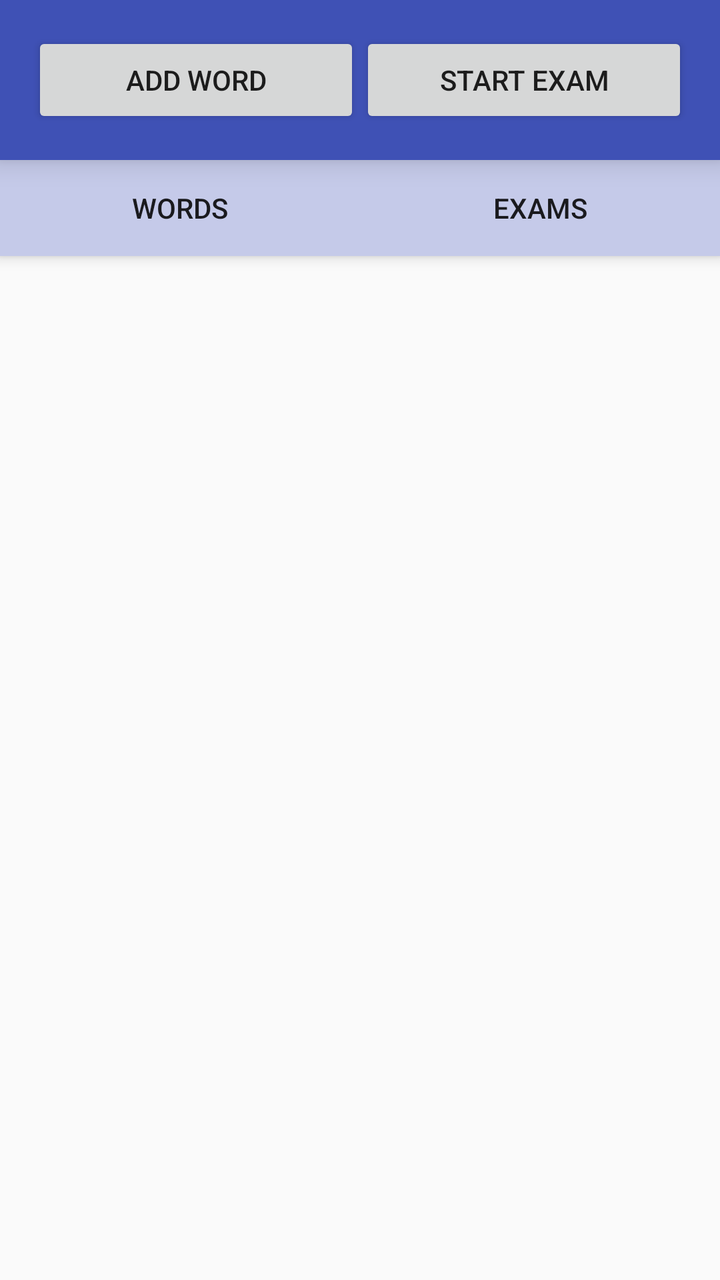
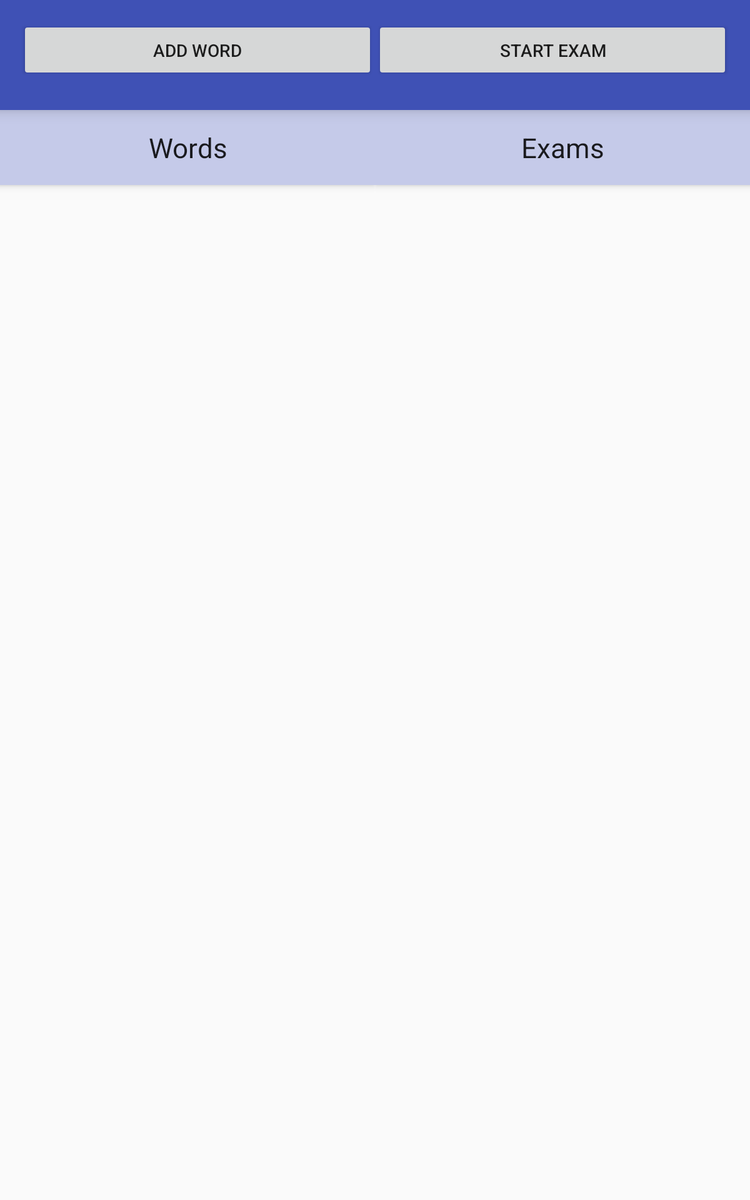

An Android layout and its configuration variant, each rendered on a device that would load it. The default file and the variant file are quoted in full after the pictures.
<!-- AndroidManifest.xml: application theme AppTheme -->
<!-- res/layout/fragment_main.xml -->
<LinearLayout xmlns:android="http://schemas.android.com/apk/res/android"
    xmlns:tools="http://schemas.android.com/tools"
    android:layout_width="match_parent"
    android:layout_height="match_parent"
    tools:context="com.psincraian.savewords.MainFragment"
    android:orientation="vertical">

    <LinearLayout
        android:layout_width="match_parent"
        android:layout_height="wrap_content"
        android:orientation="horizontal"
        android:padding="16dp"
        android:background="@color/primary"
        android:elevation="8dp">

        <Button
            android:id="@+id/button_addWord"
            android:layout_weight="1"
            android:layout_width="0dp"
            android:layout_height="wrap_content"
            android:textAppearance="?android:textAppearanceButton"
            android:text="@string/add_word"/>

        <Button
            android:id="@+id/button_startExam"
            android:layout_weight="1"
            android:layout_width="0dp"
            android:layout_height="wrap_content"
            android:textAppearance="?android:textAppearanceButton"
            android:text="@string/start_exam"/>

    </LinearLayout>


    <LinearLayout
        android:layout_width="match_parent"
        android:layout_height="wrap_content"
        android:orientation="horizontal"
        android:background="@color/accent"
        android:elevation="4dp">
        <Button
            android:id="@+id/words_button"
            android:layout_weight="1"
            android:layout_width="0dp"
            android:layout_height="wrap_content"
            android:text="@string/words"
            style="?android:attr/borderlessButtonStyle"/>

        <Button
            android:id="@+id/exams_button"
            android:layout_weight="1"
            android:layout_width="0dp"
            android:layout_height="wrap_content"
            android:text="@string/exams"
            style="?android:attr/borderlessButtonStyle"/>
    </LinearLayout>

    <ListView
        android:paddingLeft="@dimen/activity_horizontal_margin"
        android:paddingRight="@dimen/activity_horizontal_margin"
        android:id="@+id/list"
        android:layout_width="match_parent"
        android:layout_height="0dp"
        android:layout_weight="1"
        android:layout_marginTop="8dp"/>
</LinearLayout>
<!-- resources referenced by this layout -->
<resources>
  <color name="accent">#C5CAE9</color>
  <color name="primary">#3F51B5</color>
  <dimen name="activity_horizontal_margin">16dp</dimen>
  <string name="add_word">Add word</string>
  <string name="exams">Exams</string>
  <string name="start_exam">Start exam</string>
  <string name="words">Words</string>
  <!-- from res/values-v21/ -->
  <style name="AppTheme" parent="android:Theme.Material.Light.DarkActionBar">
          
          
          <item name="android:colorPrimary">@color/primary</item>
          
          <item name="android:colorPrimaryDark">@color/primary_dark</item>
          
          <item name="android:colorAccent">@color/accent</item>
      </style>
  <color name="primary_dark">#303F9F</color>
</resources>
<!-- res/layout-sw600dp/fragment_main.xml (the repository's variant of the layout above) -->
<!-- drawn on a 7-inch tablet held upright -->
<LinearLayout xmlns:android="http://schemas.android.com/apk/res/android"
    xmlns:tools="http://schemas.android.com/tools"
    android:layout_width="match_parent"
    android:layout_height="match_parent"
    tools:context="com.psincraian.savewords.MainFragment"
    android:orientation="vertical">

    <LinearLayout
        android:layout_width="match_parent"
        android:layout_height="wrap_content"
        android:orientation="horizontal"
        android:background="@color/primary"
        android:elevation="8dp"
        android:padding="16dp">

        <Button
            android:id="@+id/button_addWord"
            android:layout_weight="1"
            android:layout_width="0dp"
            android:layout_height="wrap_content"
            android:layout_marginBottom="8dp"
            android:textAppearance="?android:textAppearanceButton"
            android:text="@string/add_word"/>

        <Button
            android:id="@+id/button_startExam"
            android:layout_weight="1"
            android:layout_width="0dp"
            android:layout_height="wrap_content"
            android:layout_marginBottom="8dp"
            android:textAppearance="?android:textAppearanceButton"
            android:text="@string/start_exam"/>
    </LinearLayout>

    <LinearLayout
        android:layout_width="match_parent"
        android:layout_height="wrap_content"
        android:orientation="horizontal">
        <LinearLayout
            android:layout_weight="1"
            android:layout_width="0dp"
            android:layout_height="match_parent"
            android:orientation="vertical">
            <TextView
                android:layout_width="match_parent"
                android:layout_height="60dp"
                android:text="@string/words"
                android:textAppearance="?android:textAppearanceLarge"
                android:background="@color/accent"
                android:gravity="center"
                android:elevation="4dp"/>

            <ListView
                android:id="@+id/list_words"
                android:layout_width="match_parent"
                android:layout_height="match_parent"
                android:layout_marginRight="8dp"
                android:layout_marginTop="8dp"
                android:paddingLeft="@dimen/activity_horizontal_margin"
                android:paddingRight="@dimen/activity_horizontal_margin"/>
        </LinearLayout>

        <LinearLayout
            android:layout_weight="1"
            android:layout_width="0dp"
            android:layout_height="match_parent"
            android:orientation="vertical">
            <TextView
                android:layout_width="match_parent"
                android:layout_height="60dp"
                android:text="@string/exams"
                android:textAppearance="?android:textAppearanceLarge"
                android:background="@color/accent"
                android:gravity="center"
                android:elevation="4dp"/>

            <ListView
                android:id="@+id/list_exams"
                android:layout_width="match_parent"
                android:layout_height="match_parent"
                android:layout_marginTop="8dp"
                android:layout_marginLeft="8dp"
                android:paddingLeft="@dimen/activity_horizontal_margin"
                android:paddingRight="@dimen/activity_horizontal_margin"/>
        </LinearLayout>

    </LinearLayout>
</LinearLayout>
